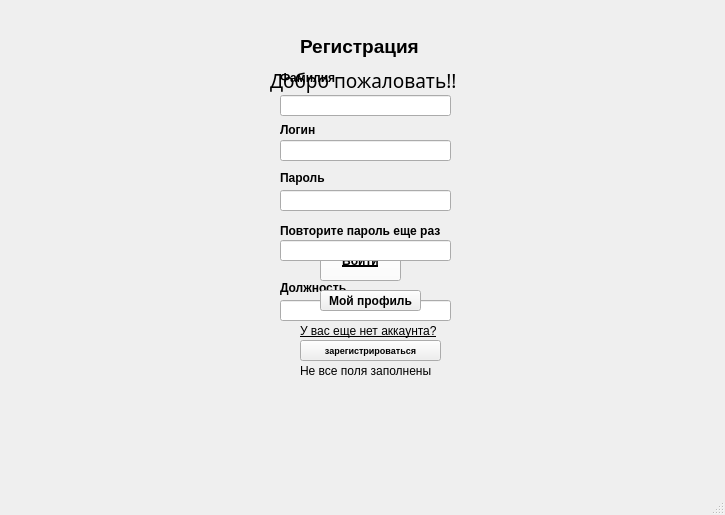
<?xml version="1.0" encoding="UTF-8"?>
<ui version="4.0">
 <class>MainWindow1</class>
 <widget class="QMainWindow" name="MainWindow1">
  <property name="geometry">
   <rect>
    <x>0</x>
    <y>0</y>
    <width>725</width>
    <height>515</height>
   </rect>
  </property>
  <property name="windowTitle">
   <string>MainWindow</string>
  </property>
  <widget class="QWidget" name="centralwidget">
   <widget class="QPushButton" name="pushButton">
    <property name="geometry">
     <rect>
      <x>320</x>
      <y>240</y>
      <width>81</width>
      <height>41</height>
     </rect>
    </property>
    <property name="palette">
     <palette>
      <active>
       <colorrole role="Button">
        <brush brushstyle="SolidPattern">
         <color alpha="255">
          <red>240</red>
          <green>178</green>
          <blue>221</blue>
         </color>
        </brush>
       </colorrole>
      </active>
      <inactive>
       <colorrole role="Button">
        <brush brushstyle="SolidPattern">
         <color alpha="255">
          <red>255</red>
          <green>255</green>
          <blue>255</blue>
         </color>
        </brush>
       </colorrole>
      </inactive>
      <disabled>
       <colorrole role="Button">
        <brush brushstyle="SolidPattern">
         <color alpha="255">
          <red>240</red>
          <green>178</green>
          <blue>221</blue>
         </color>
        </brush>
       </colorrole>
      </disabled>
     </palette>
    </property>
    <property name="font">
     <font>
      <weight>75</weight>
      <bold>true</bold>
      <underline>true</underline>
     </font>
    </property>
    <property name="focusPolicy">
     <enum>Qt::StrongFocus</enum>
    </property>
    <property name="text">
     <string>Войти</string>
    </property>
    <property name="autoRepeat">
     <bool>false</bool>
    </property>
    <property name="autoDefault">
     <bool>false</bool>
    </property>
   </widget>
   <widget class="QLabel" name="label">
    <property name="geometry">
     <rect>
      <x>290</x>
      <y>410</y>
      <width>201</width>
      <height>51</height>
     </rect>
    </property>
    <property name="text">
     <string/>
    </property>
   </widget>
   <widget class="QLineEdit" name="lineEdit">
    <property name="geometry">
     <rect>
      <x>280</x>
      <y>140</y>
      <width>171</width>
      <height>21</height>
     </rect>
    </property>
   </widget>
   <widget class="QLineEdit" name="lineEdit_2">
    <property name="geometry">
     <rect>
      <x>280</x>
      <y>190</y>
      <width>171</width>
      <height>21</height>
     </rect>
    </property>
   </widget>
   <widget class="QLabel" name="login_label">
    <property name="geometry">
     <rect>
      <x>280</x>
      <y>120</y>
      <width>51</width>
      <height>20</height>
     </rect>
    </property>
    <property name="font">
     <font>
      <weight>75</weight>
      <bold>true</bold>
     </font>
    </property>
    <property name="text">
     <string>Логин</string>
    </property>
   </widget>
   <widget class="QLabel" name="pas_label">
    <property name="geometry">
     <rect>
      <x>280</x>
      <y>170</y>
      <width>51</width>
      <height>16</height>
     </rect>
    </property>
    <property name="font">
     <font>
      <weight>75</weight>
      <bold>true</bold>
     </font>
    </property>
    <property name="text">
     <string>Пароль</string>
    </property>
   </widget>
   <widget class="QLabel" name="akk_label">
    <property name="geometry">
     <rect>
      <x>300</x>
      <y>320</y>
      <width>151</width>
      <height>21</height>
     </rect>
    </property>
    <property name="font">
     <font>
      <underline>true</underline>
     </font>
    </property>
    <property name="text">
     <string>У вас еще нет аккаунта?</string>
    </property>
   </widget>
   <widget class="QLabel" name="label_2">
    <property name="geometry">
     <rect>
      <x>300</x>
      <y>20</y>
      <width>171</width>
      <height>52</height>
     </rect>
    </property>
    <property name="font">
     <font>
      <pointsize>14</pointsize>
      <weight>75</weight>
      <bold>true</bold>
     </font>
    </property>
    <property name="text">
     <string>Регистрация</string>
    </property>
   </widget>
   <widget class="QLineEdit" name="familiaEdit">
    <property name="geometry">
     <rect>
      <x>280</x>
      <y>95</y>
      <width>171</width>
      <height>21</height>
     </rect>
    </property>
   </widget>
   <widget class="QLabel" name="label_familia">
    <property name="geometry">
     <rect>
      <x>280</x>
      <y>70</y>
      <width>71</width>
      <height>16</height>
     </rect>
    </property>
    <property name="font">
     <font>
      <weight>75</weight>
      <bold>true</bold>
     </font>
    </property>
    <property name="text">
     <string>Фамилия</string>
    </property>
   </widget>
   <widget class="QLineEdit" name="lineEdit_povtor">
    <property name="geometry">
     <rect>
      <x>280</x>
      <y>240</y>
      <width>171</width>
      <height>21</height>
     </rect>
    </property>
   </widget>
   <widget class="QLineEdit" name="lineEdit_dolsh">
    <property name="geometry">
     <rect>
      <x>280</x>
      <y>300</y>
      <width>171</width>
      <height>21</height>
     </rect>
    </property>
   </widget>
   <widget class="QLabel" name="label_dolsh">
    <property name="geometry">
     <rect>
      <x>280</x>
      <y>280</y>
      <width>81</width>
      <height>16</height>
     </rect>
    </property>
    <property name="font">
     <font>
      <weight>75</weight>
      <bold>true</bold>
     </font>
    </property>
    <property name="text">
     <string>Должность</string>
    </property>
   </widget>
   <widget class="QLabel" name="label_povtor">
    <property name="geometry">
     <rect>
      <x>280</x>
      <y>220</y>
      <width>191</width>
      <height>21</height>
     </rect>
    </property>
    <property name="font">
     <font>
      <weight>75</weight>
      <bold>true</bold>
     </font>
    </property>
    <property name="text">
     <string>Повторите пароль еще раз</string>
    </property>
   </widget>
   <widget class="QPushButton" name="pushButton_profil">
    <property name="geometry">
     <rect>
      <x>320</x>
      <y>290</y>
      <width>101</width>
      <height>21</height>
     </rect>
    </property>
    <property name="font">
     <font>
      <weight>75</weight>
      <bold>true</bold>
     </font>
    </property>
    <property name="text">
     <string>Мой профиль</string>
    </property>
   </widget>
   <widget class="QLabel" name="label_nevse">
    <property name="geometry">
     <rect>
      <x>300</x>
      <y>350</y>
      <width>151</width>
      <height>41</height>
     </rect>
    </property>
    <property name="font">
     <font>
      <weight>50</weight>
      <bold>false</bold>
     </font>
    </property>
    <property name="cursor">
     <cursorShape>ArrowCursor</cursorShape>
    </property>
    <property name="text">
     <string>Не все поля заполнены</string>
    </property>
   </widget>
   <widget class="QLabel" name="label_dobpol">
    <property name="geometry">
     <rect>
      <x>270</x>
      <y>60</y>
      <width>231</width>
      <height>41</height>
     </rect>
    </property>
    <property name="font">
     <font>
      <family>Goudy Stout</family>
      <pointsize>14</pointsize>
      <weight>50</weight>
      <bold>false</bold>
     </font>
    </property>
    <property name="text">
     <string>Добро пожаловать!!</string>
    </property>
   </widget>
   <widget class="QPushButton" name="pushButton_regr">
    <property name="geometry">
     <rect>
      <x>300</x>
      <y>340</y>
      <width>141</width>
      <height>21</height>
     </rect>
    </property>
    <property name="font">
     <font>
      <pointsize>7</pointsize>
      <weight>75</weight>
      <bold>true</bold>
     </font>
    </property>
    <property name="text">
     <string>зарегистрироваться</string>
    </property>
   </widget>
  </widget>
  <widget class="QMenuBar" name="menubar">
   <property name="geometry">
    <rect>
     <x>0</x>
     <y>0</y>
     <width>725</width>
     <height>26</height>
    </rect>
   </property>
  </widget>
  <widget class="QStatusBar" name="statusbar"/>
 </widget>
 <resources/>
 <connections/>
</ui>
